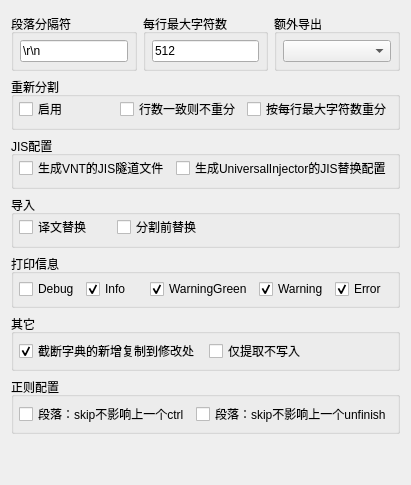
      <widget class="QWidget" name="tab_4">
       <attribute name="title">
        <string>设置</string>
       </attribute>
       <layout class="QVBoxLayout" name="verticalLayout_7">
        <item>
         <widget class="QWidget" name="widget_9" native="true">
          <layout class="QHBoxLayout" name="horizontalLayout_9" stretch="2,2,2">
           <property name="leftMargin">
            <number>0</number>
           </property>
           <property name="topMargin">
            <number>3</number>
           </property>
           <property name="rightMargin">
            <number>0</number>
           </property>
           <property name="bottomMargin">
            <number>0</number>
           </property>
           <item>
            <widget class="QGroupBox" name="groupBox_7">
             <property name="title">
              <string>段落分隔符</string>
             </property>
             <layout class="QHBoxLayout" name="horizontalLayout_20">
              <property name="leftMargin">
               <number>6</number>
              </property>
              <property name="topMargin">
               <number>6</number>
              </property>
              <property name="rightMargin">
               <number>6</number>
              </property>
              <property name="bottomMargin">
               <number>6</number>
              </property>
              <item>
               <widget class="QLineEdit" name="splitSepEdit">
                <property name="text">
                 <string>\r\n</string>
                </property>
               </widget>
              </item>
             </layout>
            </widget>
           </item>
           <item>
            <widget class="QGroupBox" name="groupBox_8">
             <property name="title">
              <string>每行最大字符数</string>
             </property>
             <layout class="QHBoxLayout" name="horizontalLayout_21">
              <property name="leftMargin">
               <number>6</number>
              </property>
              <property name="topMargin">
               <number>6</number>
              </property>
              <property name="rightMargin">
               <number>6</number>
              </property>
              <property name="bottomMargin">
               <number>6</number>
              </property>
              <item>
               <widget class="QLineEdit" name="splitMaxEdit">
                <property name="text">
                 <string>512</string>
                </property>
               </widget>
              </item>
             </layout>
            </widget>
           </item>
           <item>
            <widget class="QGroupBox" name="groupBox_11">
             <property name="title">
              <string>额外导出</string>
             </property>
             <layout class="QHBoxLayout" name="horizontalLayout_24">
              <property name="leftMargin">
               <number>6</number>
              </property>
              <property name="topMargin">
               <number>6</number>
              </property>
              <property name="rightMargin">
               <number>6</number>
              </property>
              <property name="bottomMargin">
               <number>6</number>
              </property>
              <item>
               <widget class="QComboBox" name="outputFileExtraBox">
                <property name="maxVisibleItems">
                 <number>10</number>
                </property>
               </widget>
              </item>
             </layout>
            </widget>
           </item>
          </layout>
         </widget>
        </item>
        <item>
         <widget class="QWidget" name="widget_13" native="true">
          <layout class="QHBoxLayout" name="horizontalLayout_19" stretch="0">
           <property name="leftMargin">
            <number>0</number>
           </property>
           <property name="topMargin">
            <number>0</number>
           </property>
           <property name="rightMargin">
            <number>0</number>
           </property>
           <property name="bottomMargin">
            <number>0</number>
           </property>
           <item>
            <widget class="QGroupBox" name="groupBox_6">
             <property name="title">
              <string>重新分割</string>
             </property>
             <layout class="QHBoxLayout" name="horizontalLayout_18" stretch="2,2,2">
              <property name="leftMargin">
               <number>5</number>
              </property>
              <property name="topMargin">
               <number>0</number>
              </property>
              <property name="rightMargin">
               <number>5</number>
              </property>
              <property name="bottomMargin">
               <number>6</number>
              </property>
              <item>
               <widget class="QCheckBox" name="splitCheck">
                <property name="text">
                 <string>启用</string>
                </property>
               </widget>
              </item>
              <item>
               <widget class="QCheckBox" name="ignoreSameCheck">
                <property name="text">
                 <string>行数一致则不重分</string>
                </property>
                <property name="checked">
                 <bool>false</bool>
                </property>
               </widget>
              </item>
              <item>
               <widget class="QCheckBox" name="fixedMaxCheck">
                <property name="text">
                 <string>按每行最大字符数重分</string>
                </property>
               </widget>
              </item>
             </layout>
            </widget>
           </item>
          </layout>
         </widget>
        </item>
        <item>
         <widget class="QGroupBox" name="groupBox_13">
          <property name="title">
           <string>JIS配置</string>
          </property>
          <layout class="QHBoxLayout" name="horizontalLayout_30">
           <property name="leftMargin">
            <number>5</number>
           </property>
           <property name="topMargin">
            <number>0</number>
           </property>
           <property name="rightMargin">
            <number>5</number>
           </property>
           <property name="bottomMargin">
            <number>6</number>
           </property>
           <item>
            <widget class="QCheckBox" name="tunnelJisCheck">
             <property name="text">
              <string>生成VNT的JIS隧道文件</string>
             </property>
            </widget>
           </item>
           <item>
            <widget class="QCheckBox" name="subsJisCheck">
             <property name="text">
              <string>生成UniversalInjector的JIS替换配置</string>
             </property>
            </widget>
           </item>
          </layout>
         </widget>
        </item>
        <item>
         <widget class="QGroupBox" name="groupBox_14">
          <property name="title">
           <string>导入</string>
          </property>
          <layout class="QHBoxLayout" name="horizontalLayout_31" stretch="5,5,10">
           <property name="leftMargin">
            <number>5</number>
           </property>
           <property name="topMargin">
            <number>0</number>
           </property>
           <property name="rightMargin">
            <number>5</number>
           </property>
           <property name="bottomMargin">
            <number>6</number>
           </property>
           <item>
            <widget class="QCheckBox" name="transReplaceCheck">
             <property name="text">
              <string>译文替换</string>
             </property>
             <property name="checked">
              <bool>false</bool>
             </property>
            </widget>
           </item>
           <item>
            <widget class="QCheckBox" name="preReplaceCheck">
             <property name="text">
              <string>分割前替换</string>
             </property>
            </widget>
           </item>
           <item>
            <spacer name="horizontalSpacer_2">
             <property name="orientation">
              <enum>Qt::Horizontal</enum>
             </property>
             <property name="sizeHint" stdset="0">
              <size>
               <width>40</width>
               <height>20</height>
              </size>
             </property>
            </spacer>
           </item>
          </layout>
         </widget>
        </item>
        <item>
         <widget class="QGroupBox" name="groupBox_5">
          <property name="title">
           <string>打印信息</string>
          </property>
          <layout class="QHBoxLayout" name="horizontalLayout_17">
           <property name="leftMargin">
            <number>5</number>
           </property>
           <property name="topMargin">
            <number>5</number>
           </property>
           <property name="rightMargin">
            <number>5</number>
           </property>
           <property name="bottomMargin">
            <number>6</number>
           </property>
           <item>
            <widget class="QCheckBox" name="printCheck0">
             <property name="text">
              <string>Debug</string>
             </property>
             <property name="checked">
              <bool>false</bool>
             </property>
            </widget>
           </item>
           <item>
            <widget class="QCheckBox" name="printCheck1">
             <property name="text">
              <string>Info</string>
             </property>
             <property name="checked">
              <bool>true</bool>
             </property>
            </widget>
           </item>
           <item>
            <widget class="QCheckBox" name="printCheck2">
             <property name="text">
              <string>WarningGreen</string>
             </property>
             <property name="checked">
              <bool>true</bool>
             </property>
            </widget>
           </item>
           <item>
            <widget class="QCheckBox" name="printCheck3">
             <property name="text">
              <string>Warning</string>
             </property>
             <property name="checked">
              <bool>true</bool>
             </property>
            </widget>
           </item>
           <item>
            <widget class="QCheckBox" name="printCheck4">
             <property name="text">
              <string>Error</string>
             </property>
             <property name="checked">
              <bool>true</bool>
             </property>
            </widget>
           </item>
          </layout>
         </widget>
        </item>
        <item>
         <widget class="QGroupBox" name="groupBox_12">
          <property name="title">
           <string>其它</string>
          </property>
          <layout class="QHBoxLayout" name="horizontalLayout_25" stretch="1,1">
           <property name="leftMargin">
            <number>5</number>
           </property>
           <property name="topMargin">
            <number>5</number>
           </property>
           <property name="rightMargin">
            <number>5</number>
           </property>
           <property name="bottomMargin">
            <number>5</number>
           </property>
           <item>
            <widget class="QCheckBox" name="cutoffCopyCheck">
             <property name="text">
              <string>截断字典的新增复制到修改处</string>
             </property>
             <property name="checked">
              <bool>true</bool>
             </property>
            </widget>
           </item>
           <item>
            <widget class="QCheckBox" name="noInputCheck">
             <property name="text">
              <string>仅提取不写入</string>
             </property>
            </widget>
           </item>
          </layout>
         </widget>
        </item>
        <item>
         <widget class="QGroupBox" name="groupBox_15">
          <property name="title">
           <string>正则配置</string>
          </property>
          <layout class="QHBoxLayout" name="horizontalLayout_14">
           <property name="leftMargin">
            <number>5</number>
           </property>
           <property name="topMargin">
            <number>5</number>
           </property>
           <property name="rightMargin">
            <number>5</number>
           </property>
           <property name="bottomMargin">
            <number>5</number>
           </property>
           <item>
            <widget class="QCheckBox" name="skipIgnoreCtrlCheck">
             <property name="text">
              <string>段落：skip不影响上一个ctrl</string>
             </property>
            </widget>
           </item>
           <item>
            <widget class="QCheckBox" name="skipIgnoreUnfinishCheck">
             <property name="text">
              <string>段落：skip不影响上一个unfinish</string>
             </property>
            </widget>
           </item>
          </layout>
         </widget>
        </item>
        <item>
         <spacer name="verticalSpacer">
          <property name="orientation">
           <enum>Qt::Vertical</enum>
          </property>
          <property name="sizeHint" stdset="0">
           <size>
            <width>20</width>
            <height>40</height>
           </size>
          </property>
         </spacer>
        </item>
       </layout>
      </widget>
